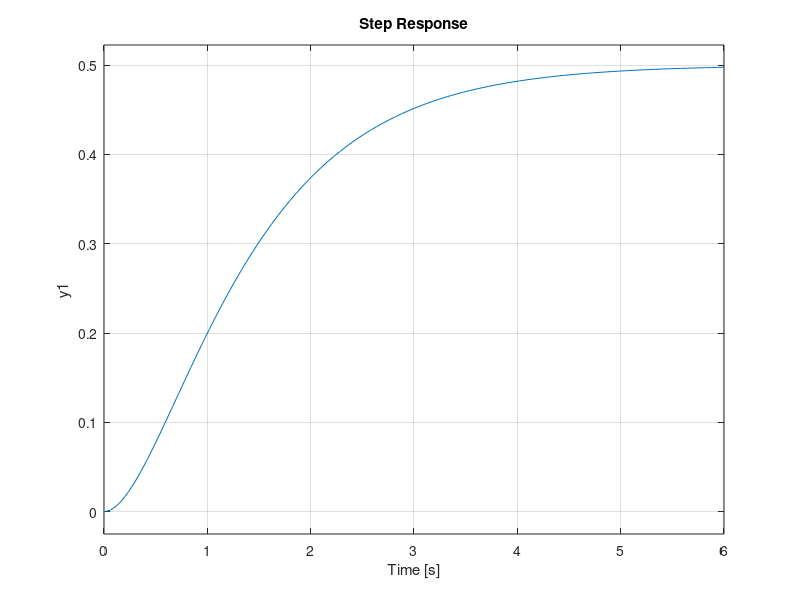
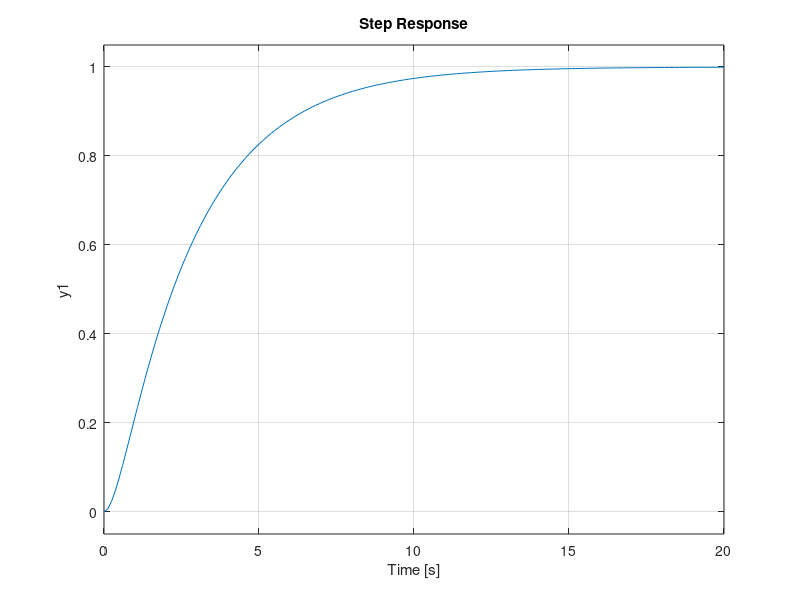
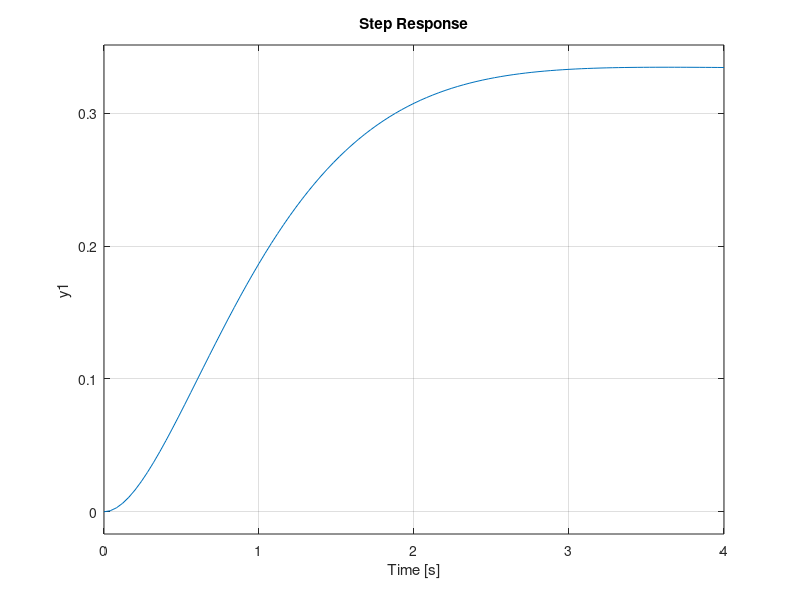
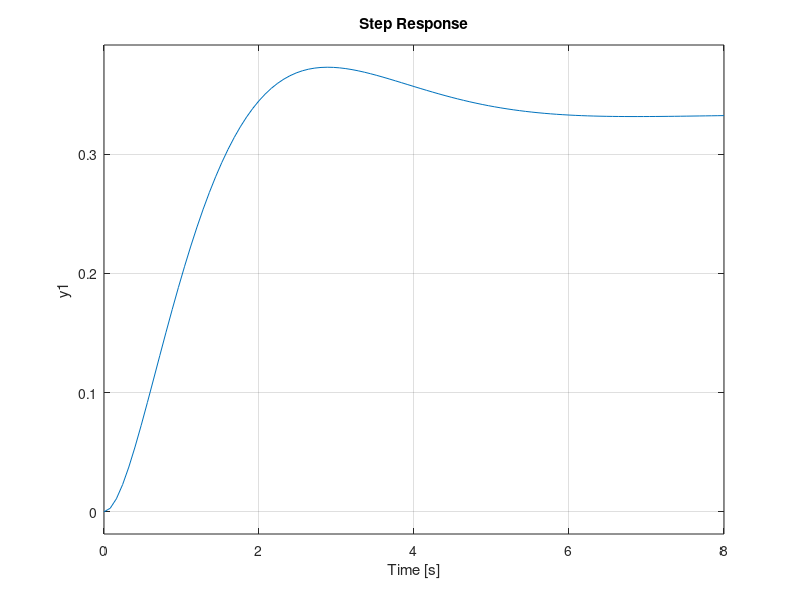

MATLAB code for these plots, in order:
clc;
clear;
close all;
G=tf([1],[1 3 2])
H1=tf(-1)
sys1=feedback(G,H1)
H2=tf(1)
sys2=feedback(G,H2)
H3=tf([1],[1 1])
sys3=feedback(G,H3)
H4=tf([1 1],[1])
sys4=feedback(G,H4)
figure(1)
step(G)
figure(2)
step(sys1)
figure(3)
step(sys2)
figure(4)
step(sys3)
figure(5)
step(sys4)
